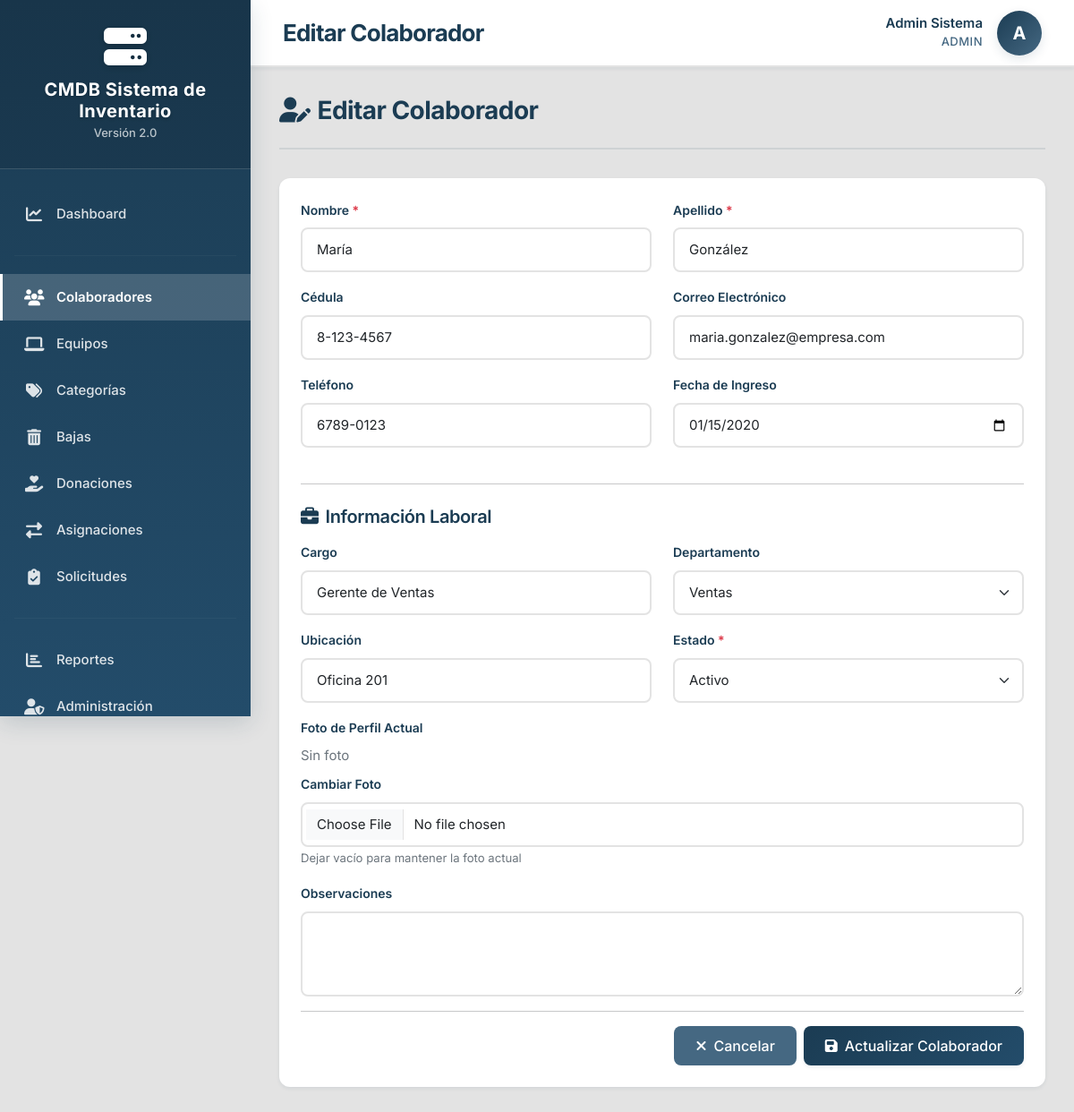
Page /public/index.php?route=colaboradores&action=editar&id=1 (signed in) on the committed database.
### tables this page shows
CREATE TABLE IF NOT EXISTS `colaboradores` (
  `id` int NOT NULL AUTO_INCREMENT,
  `nombre` varchar(100) NOT NULL,
  `apellido` varchar(100) NOT NULL,
  `cedula` varchar(20) DEFAULT NULL COMMENT 'Cédula o identificación del colaborador',
  `email` varchar(150) DEFAULT NULL,
  `telefono` varchar(20) DEFAULT NULL,
  `cargo` varchar(100) DEFAULT NULL COMMENT 'Puesto o cargo del colaborador',
  `departamento` varchar(100) DEFAULT NULL COMMENT 'Departamento al que pertenece',
  `ubicacion` varchar(200) DEFAULT NULL COMMENT 'Ubicación física (oficina, piso, etc.)',
  `foto_perfil` varchar(255) DEFAULT NULL COMMENT 'Ruta de la foto del colaborador',
  `fecha_ingreso` date DEFAULT NULL COMMENT 'Fecha de ingreso a la empresa',
  `estado` enum('activo','inactivo','suspendido') NOT NULL DEFAULT 'activo',
  `observaciones` text,
  `created_at` timestamp NULL DEFAULT CURRENT_TIMESTAMP,
  `updated_at` timestamp NULL DEFAULT CURRENT_TIMESTAMP ON UPDATE CURRENT_TIMESTAMP,
  PRIMARY KEY (`id`),
  UNIQUE KEY `cedula` (`cedula`),
  KEY `idx_nombre` (`nombre`,`apellido`),
  KEY `idx_cedula` (`cedula`),
  KEY `idx_estado` (`estado`),
  KEY `idx_departamento` (`departamento`)
);

### src/Controllers/ColaboradorController.php (called while the page is built, shortened)
<?php
class ColaboradorController extends BaseController
{
    private $colaboradorModel;
    public function __construct()
    {
        $this->colaboradorModel = new Colaborador();
    }
    public function editar()
    {
        $id = $_GET['id'] ?? null;
        $colaborador = $this->colaboradorModel->find($id);
        $this->render('Views/colaboradores/editar.php', [
            'pageTitle' => 'Editar Colaborador',
            'colaborador' => $colaborador
        ]);
    }
}

### public/index.php (called while the page is built, shortened)
<?php
require_once '../src/Core/helpers.php';
require_once '../config/database.php';
try {
    $action = $_GET['action'] ?? 'index';
    $controller = new $controllerClass();
    $controller->$action();
} catch (Throwable $e) {
    if ($e->getCode() === 404) {
        http_response_code(404);
        echo "<h1>404 - Página no encontrada</h1>";
        echo "<p>" . htmlspecialchars($e->getMessage()) . "</p>";
    } else {
        handleException($e);
    }
    exit;
}

### src/Core/Database.php (called while the page is built, shortened)
<?php
class Database
{
    private static $instance = null;
    private $connection;
    private function __construct() {
        try {
            $dsn = 'mysql:host=' . DB_HOST . ';dbname=' . DB_NAME . ';charset=' . DB_CHARSET;
            $this->connection = new PDO($dsn, DB_USER, DB_PASS, [
                PDO::ATTR_ERRMODE => PDO::ERRMODE_EXCEPTION,
                PDO::ATTR_DEFAULT_FETCH_MODE => PDO::FETCH_ASSOC,
                PDO::ATTR_EMULATE_PREPARES => false,
            ]);
        } catch (PDOException $e) {
            throw new \Exception("Error de conexión a la base de datos: " . $e->getMessage());
        }
    }
    public static function getInstance() {
        if (self::$instance === null) {
            self::$instance = new self();
        }
        return self::$instance;
    }
    public function getConnection() {
        return $this->connection;
    }
}

### src/Models/Model.php (called while the page is built, shortened)
<?php
class Model
{
    protected $db;
    protected $table;
    protected $primaryKey = 'id';
    public function __construct() {
        $this->db = Database::getInstance()->getConnection();
    }
    public function find($id) {
        $stmt = $this->db->prepare("SELECT * FROM {$this->table} WHERE {$this->primaryKey} = ?");
        $stmt->execute([$id]);
        return $stmt->fetch();
    }
}

### src/Core/helpers.php (called while the page is built, shortened)
<?php
function e($string) {
    return htmlspecialchars($string ?? '', ENT_QUOTES, 'UTF-8');
}

### src/Views/colaboradores/editar.php (the view, shortened to what this page needs)
<div class="page-header">
    <h2><i class="fas fa-user-edit me-2"></i>Editar Colaborador</h2>
</div>
<div class="card">
    <div class="card-body">
        <form method="POST" action="index.php?route=colaboradores&action=actualizar" enctype="multipart/form-data">
            <div class="row">
                <div class="col-md-6 mb-3">
                    <label for="nombre" class="form-label">Nombre <span class="text-danger">*</span></label>
                    <input type="text"
                           class="form-control"
                           id="nombre"
                           name="nombre"
                           value="<?= e($colaborador['nombre']) ?>"
                           required
                           maxlength="100">
                </div>
                <div class="col-md-6 mb-3">
                    <label for="apellido" class="form-label">Apellido <span class="text-danger">*</span></label>
                    <input type="text"
                           class="form-control"
                           id="apellido"
                           name="apellido"
                           value="<?= e($colaborador['apellido']) ?>"
                           required
                           maxlength="100">
                </div>
            </div>
            <div class="row">
                <div class="col-md-6 mb-3">
                    <label for="cedula" class="form-label">Cédula</label>
                    <input type="text"
                           class="form-control"
                           id="cedula"
                           name="cedula"
                           value="<?= e($colaborador['cedula'] ?? '') ?>"
                           maxlength="20">
                </div>
                <div class="col-md-6 mb-3">
                    <label for="email" class="form-label">Correo Electrónico</label>
                    <input type="email"
                           class="form-control"
                           id="email"
                           name="email"
                           value="<?= e($colaborador['email'] ?? '') ?>"
                           maxlength="150">
                </div>
            </div>
            <div class="row">
                <div class="col-md-6 mb-3">
                    <label for="telefono" class="form-label">Teléfono</label>
                    <input type="text"
                           class="form-control"
                           id="telefono"
                           name="telefono"
                           value="<?= e($colaborador['telefono'] ?? '') ?>"
                           maxlength="20">
                </div>
                <div class="col-md-6 mb-3">
                    <label for="fecha_ingreso" class="form-label">Fecha de Ingreso</label>
                    <input type="date"
                           class="form-control"
                           id="fecha_ingreso"
                           name="fecha_ingreso"
                           value="<?= e($colaborador['fecha_ingreso'] ?? '') ?>">
                </div>
            </div>
            <hr class="my-4">
            <h5 class="mb-3"><i class="fas fa-briefcase me-2"></i>Información Laboral</h5>
            <div class="row">
                <div class="col-md-6 mb-3">
                    <label for="cargo" class="form-label">Cargo</label>
                    <input type="text"
                           class="form-control"
                           id="cargo"
                           name="cargo"
                           value="<?= e($colaborador['cargo'] ?? '') ?>"
                           maxlength="100">
                </div>
                <div class="col-md-6 mb-3">
                    <label for="departamento" class="form-label">Departamento</label>
                    <select class="form-select" id="departamento" name="departamento">
                        <option value="Ventas" <?= ($colaborador['departamento'] ?? '') === 'Ventas' ? 'selected' : '' ?>>Ventas</option>
                    </select>
                </div>
            </div>
            <div class="row">
                <div class="col-md-6 mb-3">
                    <label for="ubicacion" class="form-label">Ubicación</label>
                    <input type="text"
                           class="form-control"
                           id="ubicacion"
                           name="ubicacion"
                           value="<?= e($colaborador['ubicacion'] ?? '') ?>"
                           maxlength="200">
                </div>
                <div class="col-md-6 mb-3">
                    <label for="estado" class="form-label">Estado <span class="text-danger">*</span></label>
                    <select class="form-select" id="estado" name="estado" required>
                        <option value="activo" <?= $colaborador['estado'] === 'activo' ? 'selected' : '' ?>>Activo</option>
                    </select>
                </div>
            </div>
            <div class="mb-3">
                <label class="form-label">Foto de Perfil Actual</label>
                <div class="mb-2">
                    <?php if (!empty($colaborador['foto_perfil'])): ?>
                        <img src="<?= e($colaborador['foto_perfil']) ?>"
                             alt="Foto actual"
                             class="rounded"
                             style="max-width: 150px; max-height: 150px; object-fit: cover;">
                    <?php else: ?>
                        <div class="text-muted">Sin foto</div>
                    <?php endif; ?>
                </div>
                <label for="foto_perfil" class="form-label">Cambiar Foto</label>
                <input type="file"
                       class="form-control"
                       id="foto_perfil"
                       name="foto_perfil"
                       accept="image/*">
                <small class="text-muted">Dejar vacío para mantener la foto actual</small>
            </div>
            <div class="mb-3">
                <label for="observaciones" class="form-label">Observaciones</label>
                <textarea class="form-control"
                          id="observaciones"
                          name="observaciones"
                          rows="3"><?= e($colaborador['observaciones'] ?? '') ?></textarea>
            </div>
            <hr>
            <div class="d-flex justify-content-end gap-2">
                <a href="index.php?route=colaboradores" class="btn btn-secondary">
                    <i class="fas fa-times me-2"></i>Cancelar
                </a>
                <button type="submit" class="btn btn-primary">
                    <i class="fas fa-save me-2"></i>Actualizar Colaborador
                </button>
            </div>
        </form>
    </div>
</div>

### public/assets/css/custom.css (style rules this page uses)
:root { --color-primary: #1B3C53; --color-secondary: #234C6A; --color-tertiary: #456882; --color-background: #E3E3E3; --color-success: #28a745; --color-danger: #dc3545; --color-warning: #ffc107; --color-info: #17a2b8; --sidebar-width: 280px; --header-height: 75px; --border-radius: 12px; --transition-speed: 0.3s; --shadow-sm: 0 2px 4px rgba(27, 60, 83, 0.08); --shadow-md: 0 4px 12px rgba(27, 60, 83, 0.12); --shadow-lg: 0 8px 24px rgba(27, 60, 83, 0.16); --font-family: 'Inter', -apple-system, BlinkMacSystemFont, 'Segoe UI', Roboto, sans-serif; }
body { font-family: var(--font-family); background-color: var(--color-background); color: #2c3e50; font-size: 15px; line-height: 1.6; overflow-x: hidden; }
h1, h2, h3, h4, h5, h6 { font-weight: 600; color: var(--color-primary); letter-spacing: -0.02em; }
.page-header { margin-bottom: 32px; padding-bottom: 16px; border-bottom: 2px solid rgba(27, 60, 83, 0.1); }
.page-header h2 { margin: 0 0 8px 0; font-size: 28px; color: var(--color-primary); font-weight: 700; }
.card { border: none; border-radius: var(--border-radius); box-shadow: var(--shadow-sm); margin-bottom: 24px; transition: all var(--transition-speed) ease; background: white; }
.card-body { padding: 24px; }
.btn-primary { background: linear-gradient(135deg, var(--color-primary), var(--color-secondary)); border: none; padding: 12px 28px; font-weight: 600; border-radius: 8px; transition: all var(--transition-speed) ease; box-shadow: var(--shadow-sm); }
.btn-secondary { background: var(--color-tertiary); border: none; color: white; font-weight: 600; }
.btn { border-radius: 8px; font-weight: 500; padding: 10px 24px; transition: all var(--transition-speed) ease; }
.form-control, .form-select { border-radius: 8px; border: 2px solid var(--color-background); padding: 12px 16px; transition: all var(--transition-speed) ease; font-size: 15px; }
.form-label { font-weight: 600; color: var(--color-primary); margin-bottom: 8px; font-size: 14px; }
.text-muted { color: #6c757d !important; }

### rows in the picture
colaboradores: nombre "María", apellido "González", cedula "8-123-4567", email "maria.gonzalez@empresa.com", telefono "6789-0123", fecha_ingreso "01/15/2020", cargo "Gerente de Ventas", departamento "Ventas", ubicacion "Oficina 201", estado "Activo"

### other values in the picture
APP_NAME "CMDB Sistema de Inventario"
APP_VERSION "2.0"
$pageTitle "Editar Colaborador"
currentUser()['nombre'] . ' ' . currentUser()['apellido'] "Admin Sistema"
currentUser()['rol'] "ADMIN"
substr(currentUser()['nombre'], 0, 1) "A"
